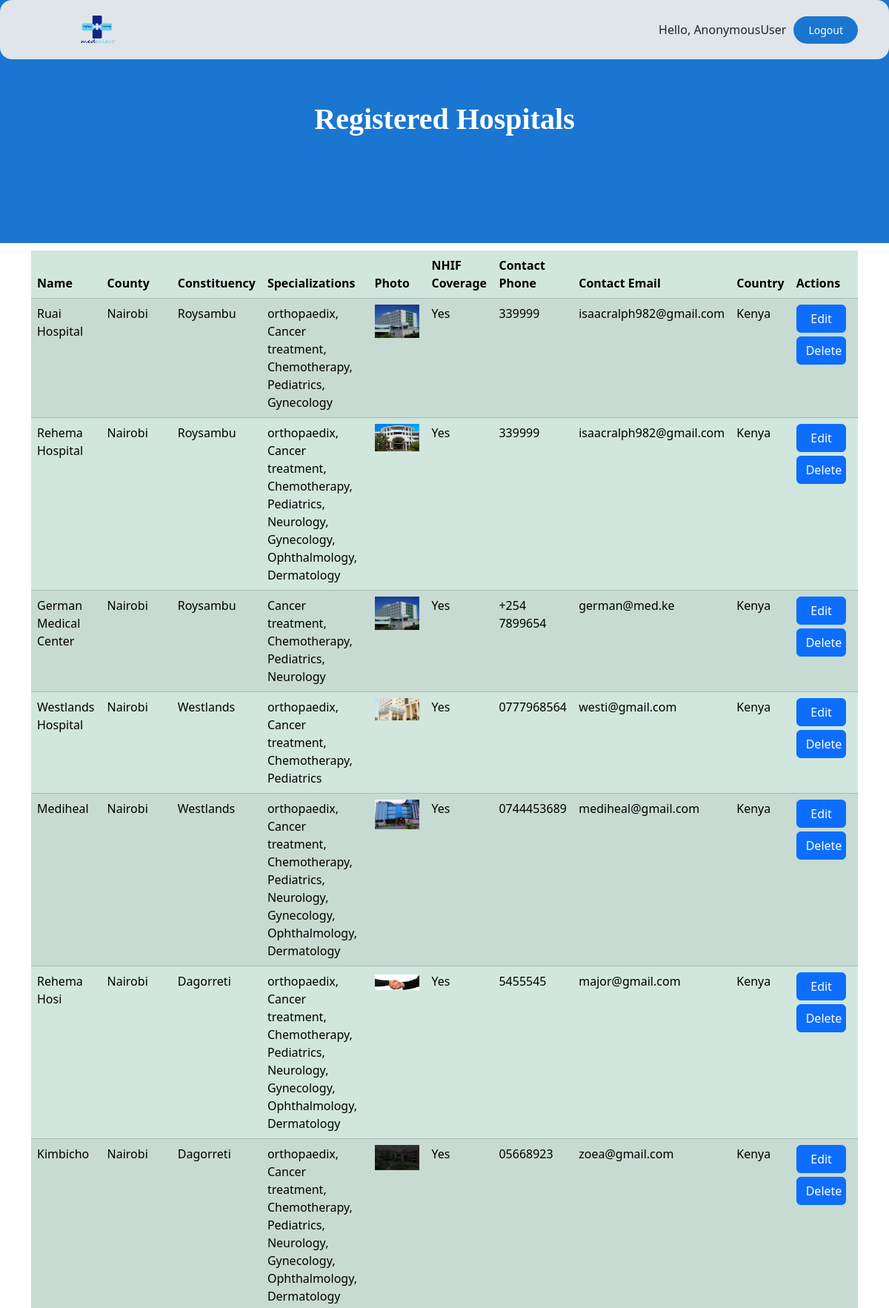
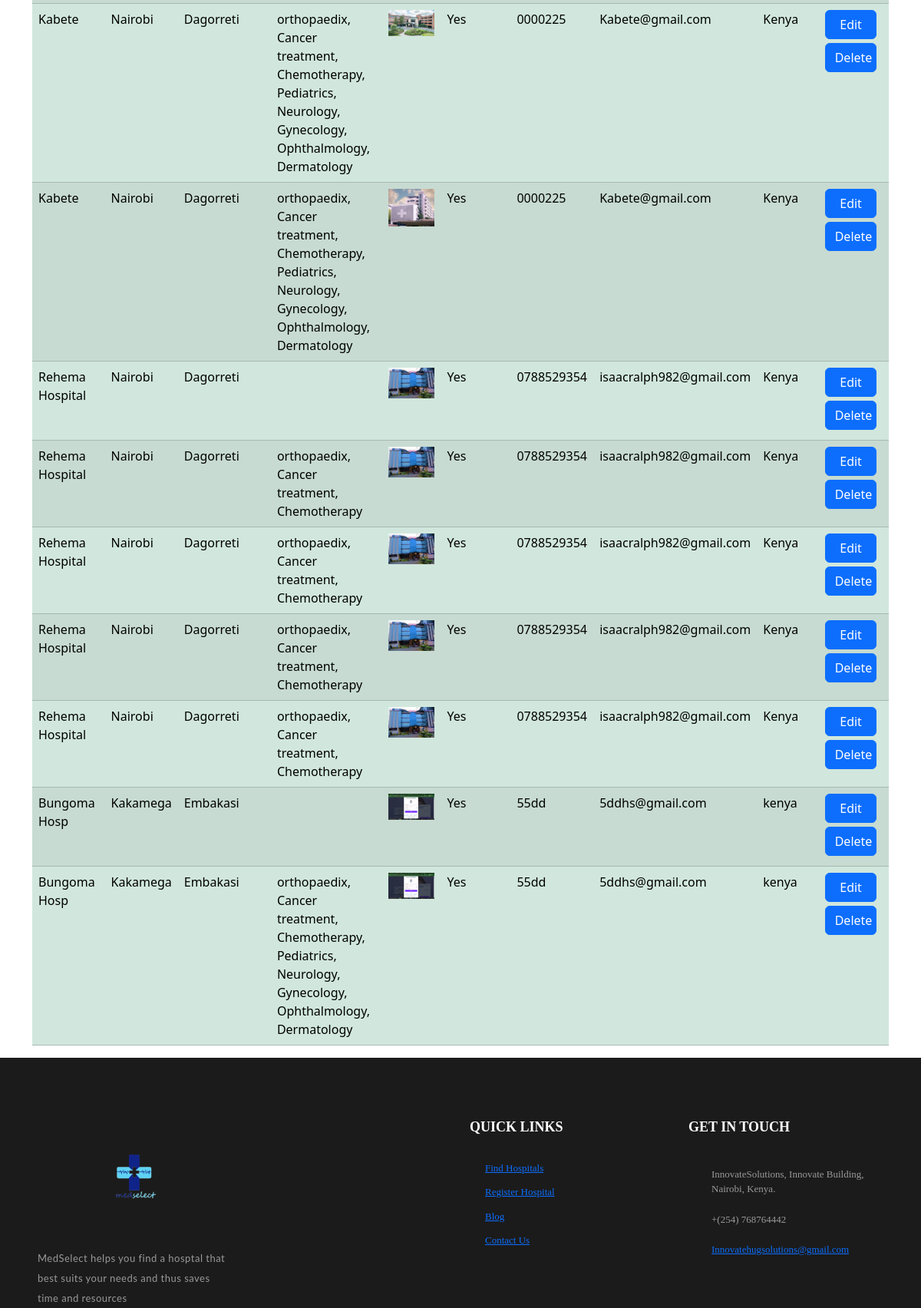
The page /adminPage/ (upper part) on the database its author committed (2 pictures, top to bottom).
### HospitalSelect/models.py (models this page shows, shortened)
class Hospital(models.Model):
    name = models.CharField(max_length=255)
    county = models.ForeignKey(County, on_delete=models.CASCADE)
    constituency = models.ForeignKey(Constituency, on_delete=models.CASCADE)
    specializations = models.ManyToManyField(Specialization)
    photo = models.ImageField(upload_to='hospital_photos/', null=True, blank=True)
    nhif_coverage = models.BooleanField(default=False)
    contact_phone = models.CharField(max_length=15, null=True, blank=True)
    contact_email = models.EmailField(null=True, blank=True)
    country = models.CharField(max_length=255, null=True, blank=True)

class County(models.Model):
    name = models.CharField(max_length=255)

class Constituency(models.Model):
    name = models.CharField(max_length=255)
    county = models.ForeignKey(County, on_delete=models.CASCADE)

class Specialization(models.Model):
    name = models.CharField(max_length=255)

### HospitalSelect/views.py (the view)
# urls.py: path('adminPage/', views.adminPage, name='admin'),
def adminPage(request):
    hospitals = Hospital.objects.all()
    context = {'hospitals': hospitals}
    return render(request, 'website/adminPage.html', context)

### templates/website/adminPage.html (shortened to what this page needs)
{% extends 'website/base.html' %}
{% load static %}
{% block links %}
      <link rel="stylesheet" href="{% static 'css/mystyle.css' %}">
    <link rel="stylesheet" href="{% static 'stylings/num2.css' %}">
    <link rel="stylesheet" href="{% static 'css/icofont.min.css'  %}">
    <link href="https://cdn.jsdelivr.net/npm/bootstrap@5.3.2/dist/css/bootstrap.min.css" rel="stylesheet">
 {% endblock links %}
{% block nav %}
        <nav class="navbar navbar-expand-lg fixed-top">
        <div class="container">
            <a class="navbar-brand me-auto" href="#"><a href="#" title="Home" itemprop="url"><img src="{% static 'images/myreallogo.png' %}" alt="logo.png" itemprop="image" width="180" height="100"></a></a>
                 <span>Hello, {{ request.user }} </span>
             <a href="{% url 'logout' %}" class="login-button">Logout</a>
        </div>
    </nav>
{% endblock nav %}
{% block content %}
    <section>
            <div class="block">
                <div class="fixed-bg" style="background-color: #1a76d1;"></div>
                <div class="page-title-wrapper text-center">
                    <div class="col-md-12 col-sm-12 col-lg-12">
                        <div class="page-title-inner">
                            <h1 itemprop="headline">Registered Hospitals</h1>
                        </div>
                    </div>
                </div>
            </div>
        </section>
   <section style="margin-top: 10px;">
    <div class="container">
    <table class="table table-success table-striped">
        <thead class="thead-dark">
            <tr>
                <th>Name</th>
                <th>County</th>
                <th>Constituency</th>
                <th>Specializations</th>
                <th>Photo</th>
                <th>NHIF Coverage</th>
                <th>Contact Phone</th>
                <th>Contact Email</th>
                <th>Country</th>
                <th>Actions</th>
            </tr>
        </thead>
        <tbody>
            {% for hospital in hospitals %}
                <tr>
                    <td>{{ hospital.name }}</td>
                    <td>{{ hospital.county.name }}</td>
                    <td>{{ hospital.constituency.name }}</td>
                    <td>
                        {% for specialization in hospital.specializations.all %}
                            {{ specialization.name }}{% if not forloop.last %}, {% endif %}
                        {% endfor %}
                    </td>
                    <td>
                        {% if hospital.photo %}
                            <img src="{{ hospital.photo.url }}" alt="{{ hospital.name }} Photo" width="100%" height="100%%">
                        {% else %}
                           <img src="{% static 'images/hospital3.jpg'%}" alt="Photo" width="100%" height="100%%">
                        {% endif %}
                    </td>
                    <td>{% if hospital.nhif_coverage %}Yes{% else %}No{% endif %}</td>
                    <td>{{ hospital.contact_phone }}</td>
                    <td>{{ hospital.contact_email }}</td>
                    <td>{{ hospital.country }}</td>
                    <td>
                        <button type="button" onclick="window.location.href='{% url 'update_hospital' hospital.id %}'" class="btn btn-primary" style="margin-bottom: 5px; width: 90%" >Edit</button>
                          <button type="button" onclick="window.location.href='{% url 'delete_hospital' hospital.id %}'"   class="btn btn-primary" style="margin-bottom: 5px; width: 90%">Delete</button>
                    </td>
                </tr>
            {% endfor %}
        </tbody>
    </table>
</div>
   </section>
{% endblock content %}

### static/stylings/num2.css (style rules this page uses)
h1 { text-align: center; }
body { margin-top:20px; }
img { max-width: 100%; }
img { vertical-align: middle; border-style: none; }

### rows shown on the page
Hospital: name "Ruai Hospital", county.name "Nairobi", constituency.name "Roysambu", photo (picture), nhif_coverage "Yes", contact_phone "339999", contact_email "isaacralph982@gmail.com", country "Kenya"
Specialization: name "orthopaedix"
Specialization: name "Cancer treatment"
Specialization: name "Chemotherapy"
Specialization: name "Pediatrics"
Specialization: name "Gynecology"
Hospital: name "Rehema Hospital", county.name "Nairobi", constituency.name "Roysambu", photo (picture), nhif_coverage "Yes", contact_phone "339999", contact_email "isaacralph982@gmail.com", country "Kenya"
Specialization: name "Neurology"
Specialization: name "Ophthalmology"
Specialization: name "Dermatology"
Hospital: name "German Medical Center", county.name "Nairobi", constituency.name "Roysambu", photo (picture), nhif_coverage "Yes", contact_phone "+254 7899654", contact_email "german@med.ke", country "Kenya"
Hospital: name "Westlands Hospital", county.name "Nairobi", constituency.name "Westlands", photo (picture), nhif_coverage "Yes", contact_phone "0777968564", contact_email "westi@gmail.com", country "Kenya"
Hospital: name "Mediheal", county.name "Nairobi", constituency.name "Westlands", photo (picture), nhif_coverage "Yes", contact_phone "0744453689", contact_email "mediheal@gmail.com", country "Kenya"
Hospital: name "Rehema Hosi", county.name "Nairobi", constituency.name "Dagorreti", photo (picture), nhif_coverage "Yes", contact_phone "5455545", contact_email "major@gmail.com", country "Kenya"
Hospital: name "Kimbicho", county.name "Nairobi", constituency.name "Dagorreti", photo (picture), nhif_coverage "Yes", contact_phone "05668923", contact_email "zoea@gmail.com", country "Kenya"
Hospital: name "Kabete", county.name "Nairobi", constituency.name "Dagorreti", photo (picture), nhif_coverage "Yes", contact_phone "0000225", contact_email "Kabete@gmail.com", country "Kenya"
Hospital: name "Kabete", county.name "Nairobi", constituency.name "Dagorreti", nhif_coverage "Yes", contact_phone "0000225", contact_email "Kabete@gmail.com", country "Kenya"
Hospital: name "Rehema Hospital", county.name "Nairobi", constituency.name "Dagorreti", photo (picture), nhif_coverage "Yes", contact_phone "0788529354", contact_email "isaacralph982@gmail.com", country "Kenya"
Hospital: name "Rehema Hospital", county.name "Nairobi", constituency.name "Dagorreti", photo (picture), nhif_coverage "Yes", contact_phone "0788529354", contact_email "isaacralph982@gmail.com", country "Kenya"
Hospital: name "Rehema Hospital", county.name "Nairobi", constituency.name "Dagorreti", photo (picture), nhif_coverage "Yes", contact_phone "0788529354", contact_email "isaacralph982@gmail.com", country "Kenya"
Hospital: name "Rehema Hospital", county.name "Nairobi", constituency.name "Dagorreti", photo (picture), nhif_coverage "Yes", contact_phone "0788529354", contact_email "isaacralph982@gmail.com", country "Kenya"
Hospital: name "Rehema Hospital", county.name "Nairobi", constituency.name "Dagorreti", photo (picture), nhif_coverage "Yes", contact_phone "0788529354", contact_email "isaacralph982@gmail.com", country "Kenya"
Hospital: name "Bungoma Hosp", county.name "Kakamega", constituency.name "Embakasi", photo (picture), nhif_coverage "Yes", contact_phone "55dd", contact_email "5ddhs@gmail.com", country "kenya"
Hospital: name "Bungoma Hosp", county.name "Kakamega", constituency.name "Embakasi", photo (picture), nhif_coverage "Yes", contact_phone "55dd", contact_email "5ddhs@gmail.com", country "kenya"

### other values the page prints
{{ request.user }} "AnonymousUser"
